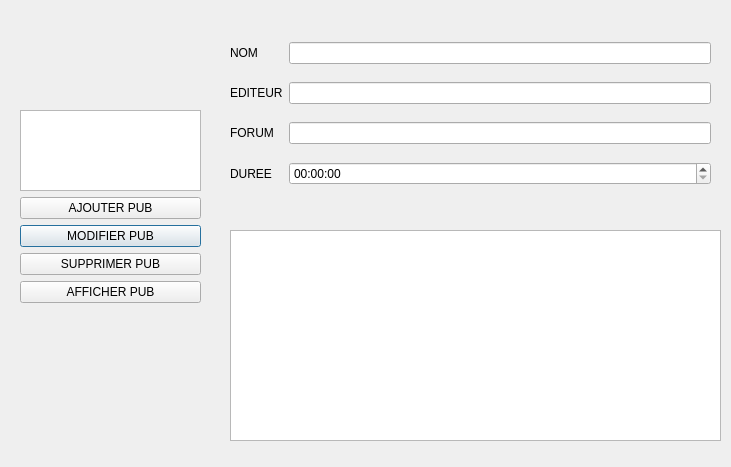
<?xml version="1.0" encoding="UTF-8"?>
<ui version="4.0">
 <class>FORMADMIN</class>
 <widget class="QDialog" name="FORMADMIN">
  <property name="geometry">
   <rect>
    <x>0</x>
    <y>0</y>
    <width>731</width>
    <height>467</height>
   </rect>
  </property>
  <property name="windowTitle">
   <string>Dialog</string>
  </property>
  <widget class="QTableView" name="tableView">
   <property name="geometry">
    <rect>
     <x>230</x>
     <y>230</y>
     <width>491</width>
     <height>211</height>
    </rect>
   </property>
  </widget>
  <widget class="QWidget" name="layoutWidget_2">
   <property name="geometry">
    <rect>
     <x>230</x>
     <y>30</y>
     <width>481</width>
     <height>171</height>
    </rect>
   </property>
   <layout class="QGridLayout" name="gridLayout_2">
    <item row="0" column="1">
     <widget class="QLineEdit" name="lineEdit_nom"/>
    </item>
    <item row="1" column="0">
     <widget class="QLabel" name="label_editeur">
      <property name="text">
       <string>EDITEUR</string>
      </property>
     </widget>
    </item>
    <item row="1" column="1">
     <widget class="QLineEdit" name="lineEdit_editeur"/>
    </item>
    <item row="2" column="0">
     <widget class="QLabel" name="label_forum">
      <property name="text">
       <string>FORUM</string>
      </property>
     </widget>
    </item>
    <item row="2" column="1">
     <widget class="QLineEdit" name="lineEdit_forum"/>
    </item>
    <item row="3" column="0">
     <widget class="QLabel" name="label_duree">
      <property name="text">
       <string>DUREE</string>
      </property>
     </widget>
    </item>
    <item row="3" column="1">
     <widget class="QTimeEdit" name="timeEdit_duree"/>
    </item>
    <item row="0" column="0">
     <widget class="QLabel" name="label_nom">
      <property name="text">
       <string>NOM</string>
      </property>
     </widget>
    </item>
   </layout>
  </widget>
  <widget class="QWidget" name="layoutWidget">
   <property name="geometry">
    <rect>
     <x>20</x>
     <y>110</y>
     <width>181</width>
     <height>193</height>
    </rect>
   </property>
   <layout class="QGridLayout" name="gridLayout">
    <item row="3" column="0">
     <widget class="QPushButton" name="pushButton_modifierpub">
      <property name="text">
       <string>MODIFIER PUB</string>
      </property>
      <property name="icon">
       <iconset>
        <normaloff>:/new/prefix1/Nouveau dossier/three60.png</normaloff>:/new/prefix1/Nouveau dossier/three60.png</iconset>
      </property>
     </widget>
    </item>
    <item row="4" column="0">
     <widget class="QPushButton" name="pushButton_supprimerpub">
      <property name="text">
       <string>SUPPRIMER PUB</string>
      </property>
      <property name="icon">
       <iconset>
        <normaloff>:/new/prefix1/Nouveau dossier/button_cancel.png</normaloff>:/new/prefix1/Nouveau dossier/button_cancel.png</iconset>
      </property>
     </widget>
    </item>
    <item row="5" column="0">
     <widget class="QPushButton" name="pushButton_afficherpub">
      <property name="text">
       <string>AFFICHER PUB</string>
      </property>
      <property name="icon">
       <iconset>
        <normaloff>:/new/prefix1/Nouveau dossier/book_256px.png</normaloff>:/new/prefix1/Nouveau dossier/book_256px.png</iconset>
      </property>
     </widget>
    </item>
    <item row="2" column="0">
     <widget class="QPushButton" name="pushButton_ajouterpub">
      <property name="whatsThis">
       <string/>
      </property>
      <property name="text">
       <string>AJOUTER PUB</string>
      </property>
      <property name="icon">
       <iconset>
        <normaloff>:/new/prefix1/Nouveau dossier/check.png</normaloff>:/new/prefix1/Nouveau dossier/check.png</iconset>
      </property>
     </widget>
    </item>
    <item row="0" column="0">
     <widget class="QGraphicsView" name="graphicsView">
      <property name="styleSheet">
       <string notr="true">border-image: url(:/new/prefix1/Nouveau dossier/shutterstock_83741023-300x196.jpg);</string>
      </property>
     </widget>
    </item>
   </layout>
  </widget>
  <widget class="QLabel" name="label">
   <property name="geometry">
    <rect>
     <x>-10</x>
     <y>2</y>
     <width>751</width>
     <height>451</height>
    </rect>
   </property>
   <property name="styleSheet">
    <string notr="true">border-image:url(:/new/prefix1/C:/Users/hadhoud/Desktop/13052808-les-icones-des-applications-smartphone-en-forme-de-cube-sur-le-fichier-fond-noir-en-couches-pour-une.jpg)</string>
   </property>
   <property name="text">
    <string/>
   </property>
  </widget>
  <zorder>label</zorder>
  <zorder>tableView</zorder>
  <zorder>layoutWidget</zorder>
  <zorder>layoutWidget_2</zorder>
  <zorder>graphicsView</zorder>
 </widget>
 <resources/>
 <connections/>
</ui>
